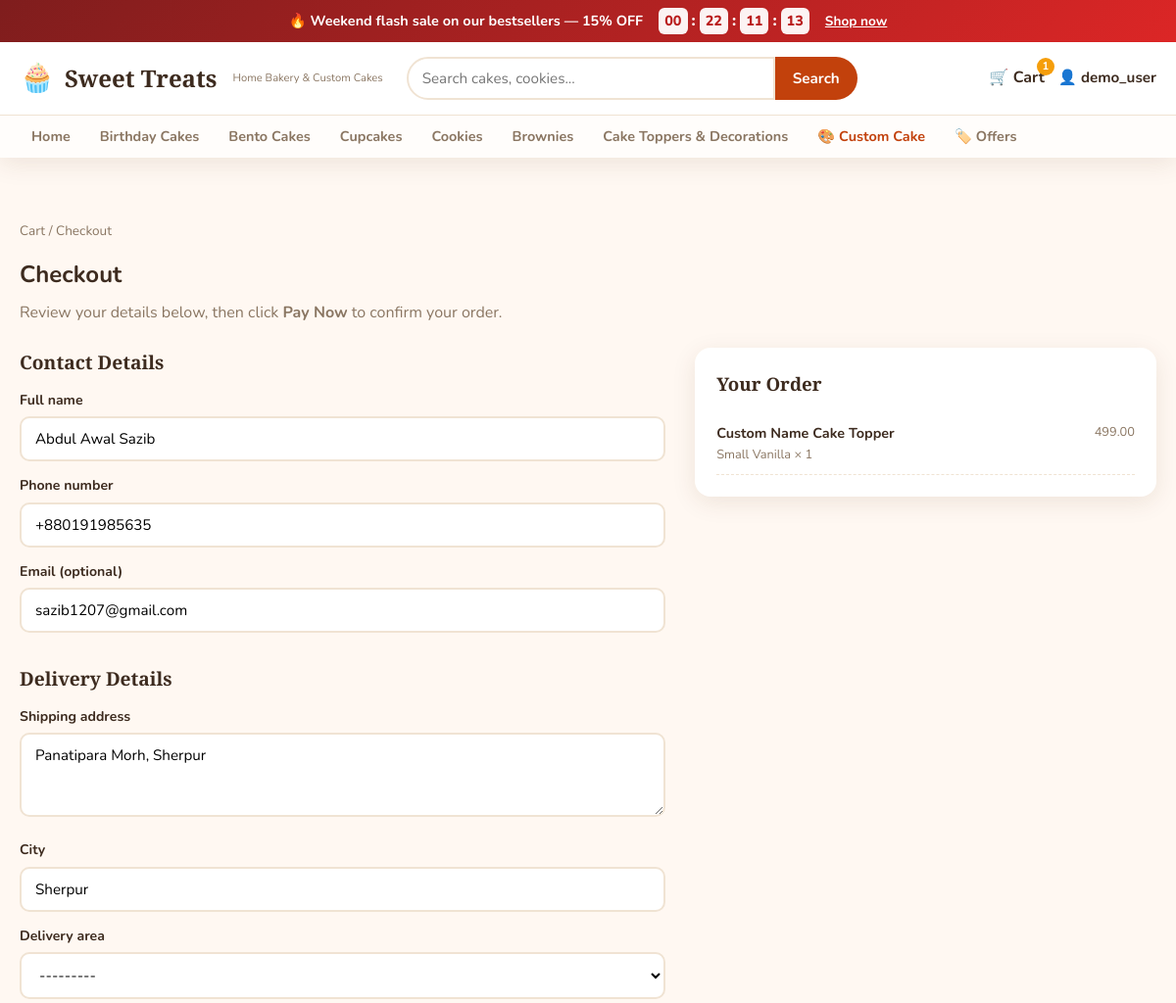
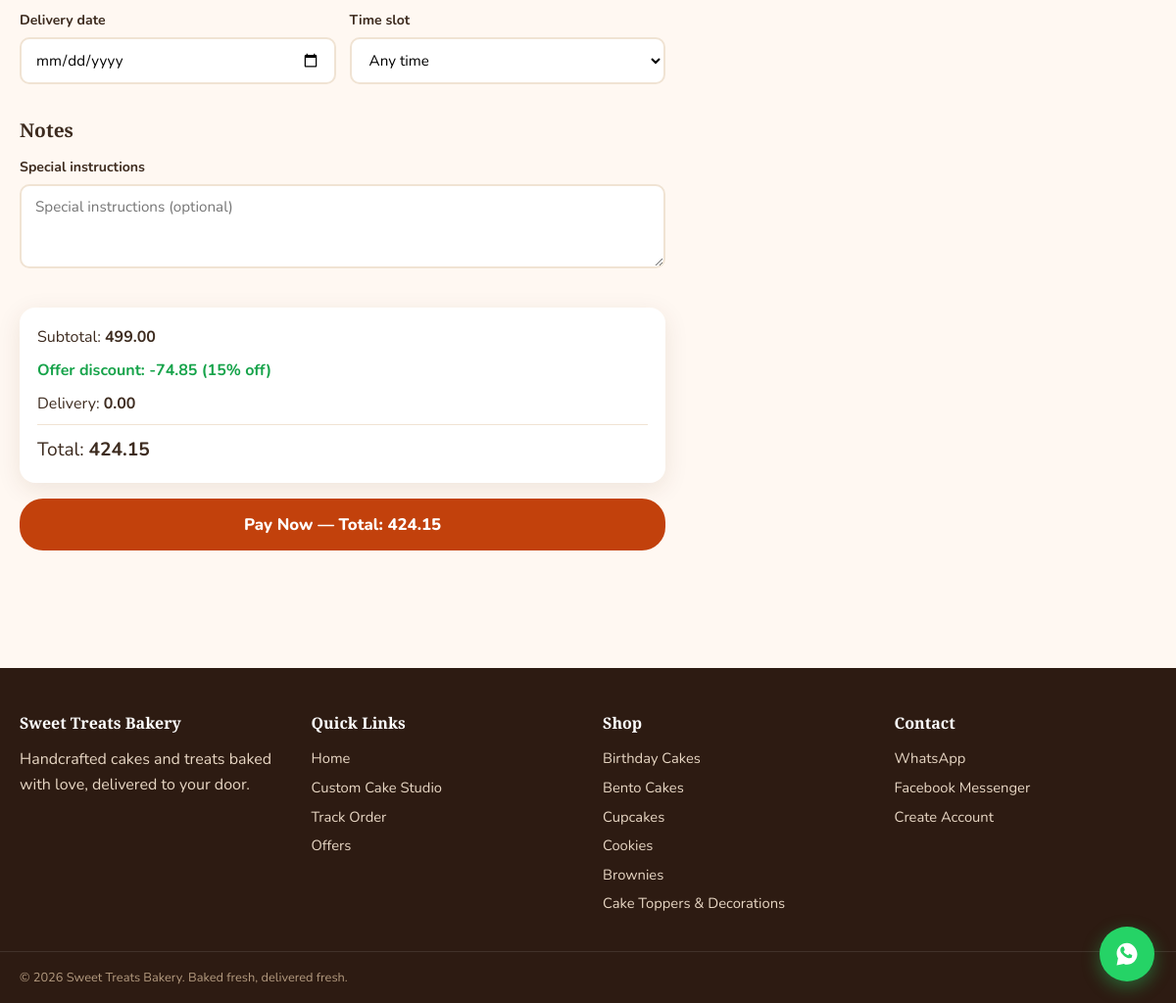
Screenshot of /checkout/ (signed in) with the database file from the repository (2 pictures, top to bottom).
### offers/models.py (models this page shows, shortened)
class CountdownOffer(models.Model):
    name = models.CharField(max_length=150)
    slug = models.SlugField(unique=True, blank=True)
    discount_percent = models.PositiveIntegerField(
        default=10, help_text="Discount percentage applied to opted-in products"
    )
    banner_message = models.CharField(max_length=250, blank=True)
    starts_at = models.DateTimeField()
    ends_at = models.DateTimeField()
    products = models.ManyToManyField(Product, blank=True, related_name="offers")
    is_active = models.BooleanField(default=True)
    created = models.DateTimeField(auto_now_add=True)
    class Meta:
        ordering = ["-starts_at"]
    @property
    def is_running(self):
        now = timezone.now()
        return self.is_active and self.starts_at <= now <= self.ends_at
    def get_absolute_url(self):
        return reverse("offers:detail", kwargs={"slug": self.slug})

### accounts/models.py (models this page shows, shortened)
class CustomUser(AbstractUser):
    phone = models.CharField(max_length=20, blank=True)
    address = models.TextField(blank=True)
    city = models.CharField(max_length=100, blank=True)
    whatsapp_number = models.CharField(max_length=20, blank=True)
    avatar = models.ImageField(upload_to="avatars/", blank=True, null=True)
    class Meta:
        ordering = ["-date_joined"]

### shop/models.py (models this page shows, shortened)
class Category(models.Model):
    name = models.CharField(max_length=100)
    slug = models.SlugField(unique=True, blank=True)
    description = models.TextField(blank=True)
    image = models.ImageField(upload_to="categories/", blank=True, null=True)
    sort_order = models.PositiveIntegerField(default=0)
    is_active = models.BooleanField(default=True)
    class Meta:
        verbose_name_plural = "categories"
        ordering = ["sort_order", "name"]
    def get_absolute_url(self):
        return reverse("shop:category_detail", kwargs={"slug": self.slug})

class Product(models.Model):
    class Size(models.TextChoices):
        SMALL = "small", "Small (6\")"
        MEDIUM = "medium", "Medium (8\")"
        LARGE = "large", "Large (10\")"
        EXTRA_LARGE = "xl", "Extra Large (12\")"
        HALF_KG = "half_kg", "Half Kg"
        ONE_KG = "one_kg", "1 Kg"
        TWO_KG = "two_kg", "2 Kg"
    category = models.ForeignKey(Category, on_delete=models.CASCADE, related_name="products")
    name = models.CharField(max_length=200)
    slug = models.SlugField(unique=True, blank=True)
    description = models.TextField()
    base_price = models.DecimalField(max_digits=10, decimal_places=2)
    sale_price = models.DecimalField(max_digits=10, decimal_places=2, blank=True, null=True)
    image = models.ImageField(upload_to="products/")
    gallery = models.ManyToManyField("ProductImage", blank=True, related_name="product")
    sizes = models.JSONField(default=list, blank=True, help_text="Available sizes e.g. ['small','medium','large']")
    flavors = models.JSONField(default=list, blank=True, help_text="Available flavors e.g. ['vanilla','chocolate']")
    is_customizable = models.BooleanField(default=False)
    is_featured = models.BooleanField(default=False)
    is_available = models.BooleanField(default=True)
    stock = models.PositiveIntegerField(default=0)
    advance_order_days = models.PositiveIntegerField(
        default=2, help_text="Minimum days in advance to order this product"
    )
    created = models.DateTimeField(auto_now_add=True)
    updated = models.DateTimeField(auto_now=True)
    class Meta:
        ordering = ["-created"]

### cart/models.py (models this page shows, shortened)
class Cart(models.Model):
    session_key = models.CharField(max_length=255, blank=True, db_index=True)
    user = models.OneToOneField(
        settings.AUTH_USER_MODEL, on_delete=models.CASCADE, related_name="cart", null=True, blank=True
    )
    created = models.DateTimeField(auto_now_add=True)
    updated = models.DateTimeField(auto_now=True)
    class Meta:
        verbose_name_plural = "carts"
    def get_items(self):
        return self.items.select_related("product")
    @property
    def total_items(self):
        return sum(item.quantity for item in self.items.all())
    @property
    def subtotal(self):
        return sum(item.line_total for item in self.items.all())
    @property
    def is_empty(self):
        return self.items.count() == 0

class CartItem(models.Model):
    cart = models.ForeignKey(Cart, on_delete=models.CASCADE, related_name="items")
    product = models.ForeignKey(Product, on_delete=models.CASCADE, related_name="cart_items")
    quantity = models.PositiveIntegerField(default=1)
    size = models.CharField(max_length=20, blank=True)
    flavor = models.CharField(max_length=50, blank=True)
    unit_price = models.DecimalField(max_digits=10, decimal_places=2)
    added = models.DateTimeField(auto_now_add=True)
    class Meta:
        verbose_name_plural = "cart items"
    @property
    def line_total(self):
        return self.unit_price * self.quantity

### orders/views.py (the view, shortened to what this page needs)
# urls.py: path("checkout/", views.checkout, name="checkout"),
def checkout(request):
    cart = get_or_create_cart(request)
    if cart.is_empty:
        messages.info(request, "Your cart is empty. Add some treats first.")
        return redirect("cart:detail")
    if request.method == "GET" and request.user.is_authenticated and not request.user.address:
        messages.info(request, "Please add a shipping address to continue.")
        return redirect("orders:address")
    running_offer = _running_offer()
    initial = {}
    if request.user.is_authenticated:
        initial = _profile_initial(request.user)
    payload = _load_checkout_payload(request)
    if payload:
        initial = {**initial, **payload}
    form = CheckoutForm(request.POST or None, initial=initial)
    delivery_area = None
    if payload and payload.get("delivery_area_id"):
        delivery_area = DeliveryArea.objects.filter(pk=payload["delivery_area_id"]).first()
    delivery_fee = delivery_area.delivery_fee if delivery_area else Decimal("0")
    discount = sum(
        (item.unit_price * (Decimal(running_offer.discount_percent) / Decimal("100")) * item.quantity)
        for item in cart.get_items()
    ) if running_offer else Decimal("0")
    context = {
        "cart": cart,
        "form": form,
        "running_offer": running_offer,
        "discount": _money(discount),
        "delivery_fee": _money(delivery_fee),
        "total": _money(cart.subtotal - discount + delivery_fee),
        "delivery_areas": {
            str(area.id): str(area.delivery_fee)
            for area in DeliveryArea.objects.filter(is_active=True)
        },
    }
    if request.method == "POST":
        messages.error(request, "Please fix the highlighted fields and try again.")
    return render(request, "orders/checkout.html", context)

### templates/orders/checkout.html (shortened to what this page needs)
{% extends 'base.html' %}{% load humanize %}
{% block content %}
<section class="section checkout">
  <nav class="breadcrumb"><a href="{% url 'cart:detail' %}">Cart</a> / <span>Checkout</span></nav>
  <h1>Checkout</h1>
  <p class="checkout-intro">Review your details below, then click <strong>Pay Now</strong> to confirm your order.</p>
  <div class="checkout-grid">
    <div class="checkout-form">
      <form method="post" novalidate class="js-checkout-form">
        <fieldset>
          <legend>Contact Details</legend>
          <div class="form-group{% if form.full_name.errors %} error{% endif %}">
            <label for="{{ form.full_name.id_for_label }}">Full name</label>
            {{ form.full_name }}
          </div>
          <div class="form-group{% if form.phone.errors %} error{% endif %}">
            <label for="{{ form.phone.id_for_label }}">Phone number</label>
            {{ form.phone }}
          </div>
          <div class="form-group{% if form.email.errors %} error{% endif %}">
            <label for="{{ form.email.id_for_label }}">Email (optional)</label>
            {{ form.email }}
          </div>
        </fieldset>
        <fieldset>
          <legend>Delivery Details</legend>
          <div class="form-group{% if form.address.errors %} error{% endif %}">
            <label for="{{ form.address.id_for_label }}">Shipping address</label>
            {{ form.address }}
          </div>
          <div class="form-group{% if form.city.errors %} error{% endif %}">
            <label for="{{ form.city.id_for_label }}">City</label>
            {{ form.city }}
          </div>
          <div class="form-group{% if form.delivery_area.errors %} error{% endif %}">
            <label for="{{ form.delivery_area.id_for_label }}">Delivery area</label>
            {{ form.delivery_area }}
          </div>
          <div class="form-row">
            <div class="form-group{% if form.delivery_date.errors %} error{% endif %}">
              <label for="{{ form.delivery_date.id_for_label }}">Delivery date</label>
              {{ form.delivery_date }}
            </div>
            <div class="form-group{% if form.delivery_time_slot.errors %} error{% endif %}">
              <label for="{{ form.delivery_time_slot.id_for_label }}">Time slot</label>
              {{ form.delivery_time_slot }}
            </div>
          </div>
        </fieldset>
        <fieldset>
          <legend>Notes</legend>
          <div class="form-group{% if form.notes.errors %} error{% endif %}">
            <label for="{{ form.notes.id_for_label }}">Special instructions</label>
            {{ form.notes }}
          </div>
        </fieldset>
        <div class="checkout-totals">
          <div>Subtotal: <strong>{{ cart.subtotal|intcomma }}</strong></div>
          {% if running_offer %}
          <div class="offer-discount" data-offer-discount>
            Offer discount: <strong>-{{ discount|intcomma }}</strong> ({{ running_offer.discount_percent }}% off)
          </div>
          {% endif %}
          <div>Delivery: <strong data-delivery-fee>{{ delivery_fee|intcomma }}</strong></div>
          <div class="grand-total">Total: <strong data-total>{{ total|intcomma }}</strong></div>
        </div>
        <button type="submit" class="btn btn-primary btn-lg btn-block js-pay-now" data-disable-on-submit>
        </button>
      </form>
    </div>
    <div class="checkout-sidebar">
      <h3>Your Order</h3>
      {% for item in cart.get_items %}
      <div class="sidebar-item">
        <div>
          <strong>{{ item.product.name }}</strong>
          <span>{{ item.size|title|default:"" }} {{ item.flavor|title|default:"" }} × {{ item.quantity }}</span>
        </div>
        <span data-line-total="{{ item.product.id }}">{{ item.line_total|intcomma }}</span>
      </div>
      {% endfor %}
    </div>
  </div>
</section>
{% endblock %}

### templates/base.html (shortened to what this page needs)
{% load static %}
{% load humanize %}
<!DOCTYPE html>
<html lang="en">
<head>
  <link rel="stylesheet" href="{% static 'css/style.css' %}">
</head>
<body>
  {% if running_offer %}
  <div class="offer-banner" data-offer-end="{{ running_offer.ends_at|date:'c' }}">
    <div class="container offer-banner-inner">
      <span class="offer-banner-text">🔥 {{ running_offer.banner_message|default:running_offer.name }} — {{ running_offer.discount_percent }}% OFF</span>
      <div class="offer-countdown" id="offer-countdown">
        <span class="cd-box" data-unit="d">00</span><span class="cd-sep">:</span>
        <span class="cd-box" data-unit="h">00</span><span class="cd-sep">:</span>
        <span class="cd-box" data-unit="m">00</span><span class="cd-sep">:</span>
        <span class="cd-box" data-unit="s">00</span>
      </div>
      <a href="{{ running_offer.get_absolute_url }}" class="offer-banner-link">Shop now</a>
    </div>
  </div>
  {% endif %}
  <header class="site-header">
    <div class="container header-inner">
      <a href="{% url 'shop:home' %}" class="brand">
        <span class="brand-icon">🧁</span>
        <span class="brand-name">Sweet Treats</span>
        <span class="brand-tag">Home Bakery &amp; Custom Cakes</span>
      </a>
      <form action="{% url 'shop:search' %}" method="get" class="search-form">
        <input type="search" name="q" placeholder="Search cakes, cookies..." value="{{ query|default:'' }}">
        <button type="submit">Search</button>
      </form>
      <nav class="header-actions">
        <a href="{% url 'cart:detail' %}" class="action-link cart-link">
          <span class="cart-icon">🛒</span>
          Cart
          {% if cart_count %}<span class="cart-badge">{{ cart_count }}</span>{% endif %}
        </a>
        {% if user.is_authenticated %}
        <div class="user-menu">
          <button class="action-link user-trigger">👤 {{ user.username }}</button>
        </div>
        {% else %}
        <a href="{% url 'accounts:login' %}" class="action-link">Login</a>
        <a href="{% url 'accounts:register' %}" class="btn btn-primary">Sign up</a>
        {% endif %}
      </nav>
    </div>
    <nav class="category-nav">
      <div class="container">
        <a href="{% url 'shop:home' %}">Home</a>
        {% for cat in nav_categories %}
        <a href="{{ cat.get_absolute_url }}">{{ cat.name }}</a>
        {% endfor %}
        <a href="{% url 'orders:custom_cake' %}" class="nav-highlight">🎨 Custom Cake</a>
        <a href="{% url 'offers:list' %}">🏷️ Offers</a>
      </div>
    </nav>
  </header>
  <main class="main">
    <div class="container">
      {% block content %}{% endblock %}
    </div>
  </main>
  <footer class="site-footer">
    <div class="container footer-grid">
      <div>
        <h4>Sweet Treats Bakery</h4>
        <p>Handcrafted cakes and treats baked with love, delivered to your door.</p>
      </div>
      <div>
        <h4>Quick Links</h4>
        <a href="{% url 'shop:home' %}">Home</a>
        <a href="{% url 'orders:custom_cake' %}">Custom Cake Studio</a>
        <a href="{% url 'orders:list' %}">Track Order</a>
        <a href="{% url 'offers:list' %}">Offers</a>
      </div>
      <div>
        <h4>Shop</h4>
        {% for cat in nav_categories %}
        <a href="{{ cat.get_absolute_url }}">{{ cat.name }}</a>
        {% endfor %}
      </div>
      <div>
        <h4>Contact</h4>
        <a href="https://wa.me/{{ whatsapp_number|default:'1234567890' }}" target="_blank" rel="noopener">WhatsApp</a>
        <a href="{{ messenger_url|default:'#' }}">Facebook Messenger</a>
        <a href="{% url 'accounts:register' %}">Create Account</a>
      </div>
    </div>
    <div class="container footer-bottom">
      <p>&copy; {% now "Y" %} Sweet Treats Bakery. Baked fresh, delivered fresh.</p>
    </div>
  </footer>
  <a href="https://wa.me/{{ whatsapp_number|default:'1234567890' }}" target="_blank" rel="noopener" class="whatsapp-float" aria-label="Chat on WhatsApp">
  </a>
</body>
</html>

### rows the page displays
CountdownOffer: banner_message "Weekend flash sale on our bestsellers", discount_percent "15"
CustomUser: username "demo_user", phone "+880191985635", email "sazib1207@gmail.com", address "Panatipara Morh, Sherpur", city "Sherpur"
Category: name "Birthday Cakes"
Category: name "Bento Cakes"
Category: name "Cupcakes"
Category: name "Cookies"
Category: name "Brownies"
Category: name "Cake Toppers & Decorations"
Cart: subtotal "499.00"
CartItem: product.name "Custom Name Cake Topper", size "Small", flavor "Vanilla", quantity "1", line_total "499.00"

### other values shown
{{ cart_count }} "1"
{{ discount|intcomma }} "74.85"
{{ delivery_fee|intcomma }} "0.00"
{{ total|intcomma }} "424.15"
